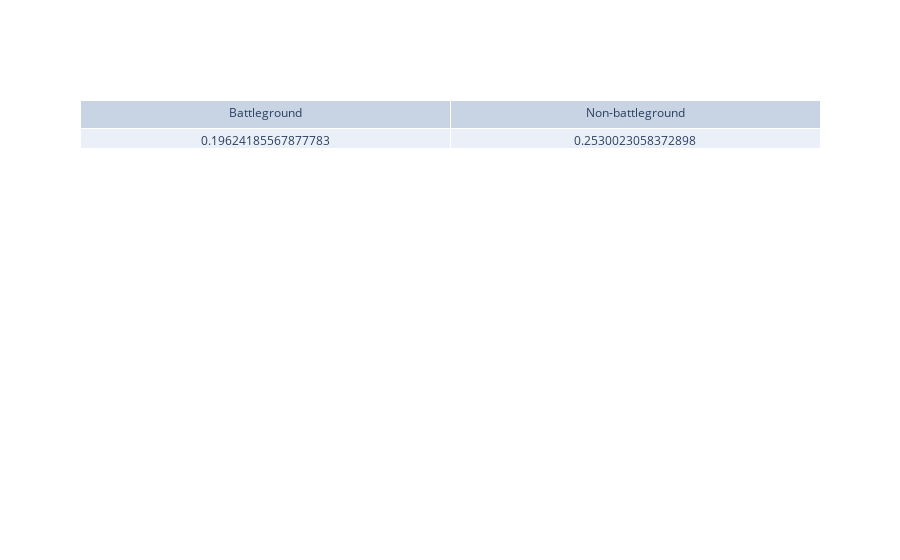

This figure's notebook cell:
### Code cell
fig = go.Figure(data=[go.Table(header=dict(values=['Battleground', 'Non-battleground']),
                 cells=dict(values=[[np.mean(df[df['battleground']]['samples']) * 10000], [np.mean(df[~df['battleground']]['samples']) * 10000]]))
                     ])
fig.show()

### Figure 1 — Plotly figure (JSON) as saved in the notebook; plotly's stock layout.template omitted (floating-point values rounded to 4 significant figures)
{"data": [{"cells": {"values": [[0.1962], [0.253]]}, "header": {"values": ["Battleground", "Non-battleground"]}, "type": "table"}], "layout": {"autosize": true}}
